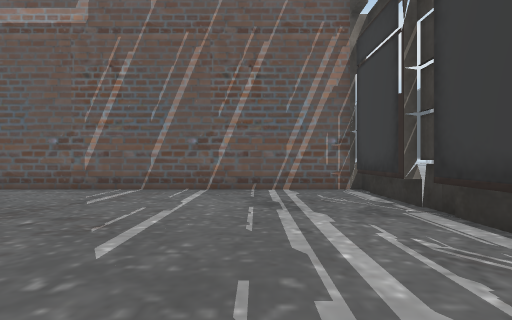
view 1 (above)

17 first-person views from a walk through a scene from a Unity 3-D project. The camera is 1.5 m above the floor, looks level and sees 80° across. The floor is counted in squares, 2 m on a side. Each view is taken from the middle of a square. On the plan, view 1 faces up. The plan holds only what a view shows up to about 10 squares ahead; the rest is blank. The place goes on beyond the plan. Some surface patterns are stand-ins.

view 2
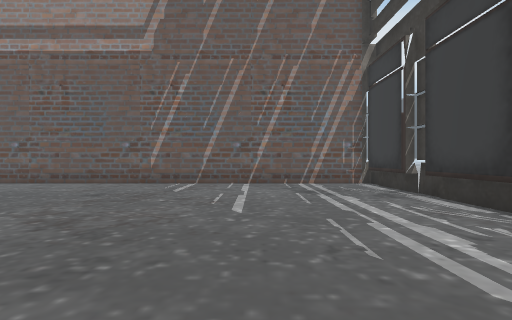

view 3
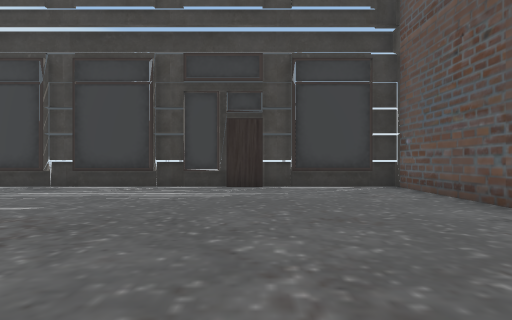

view 4
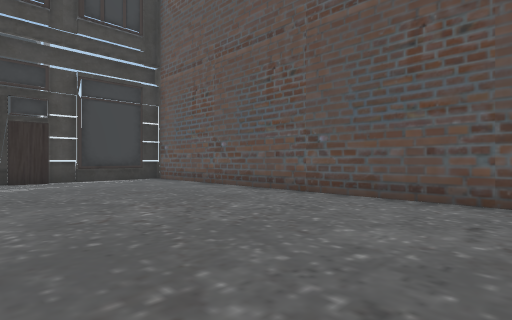

view 5
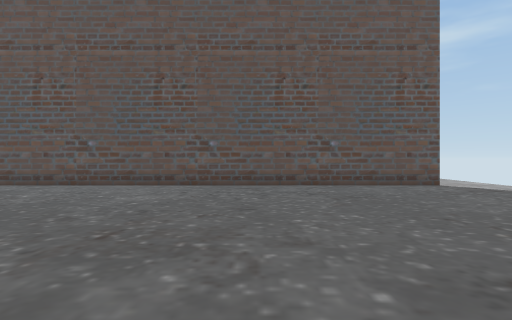

view 6
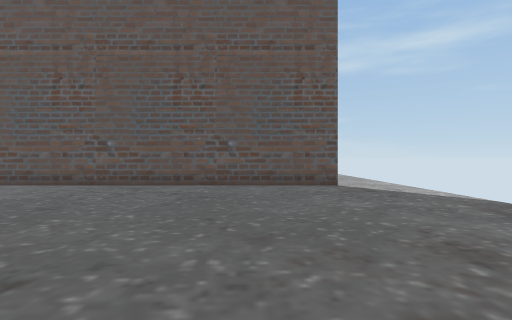

view 7
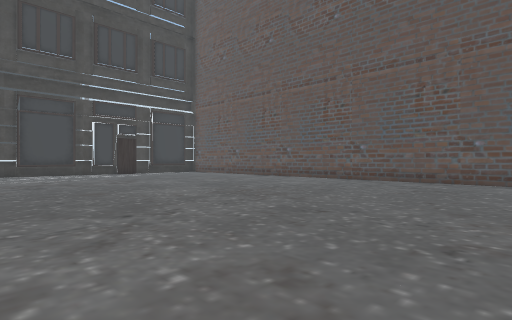

view 8
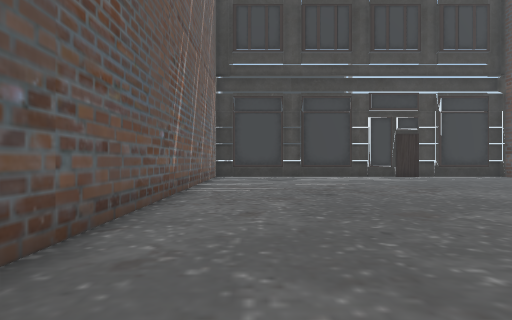

view 9
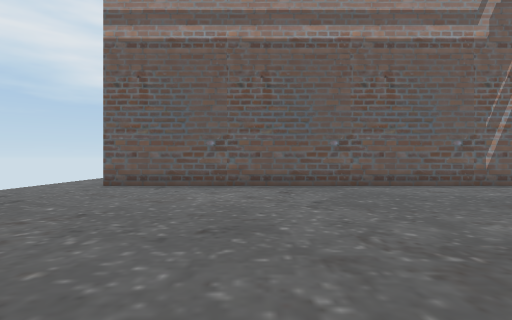

view 10
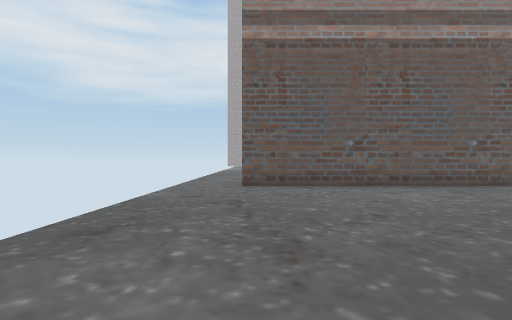

view 11
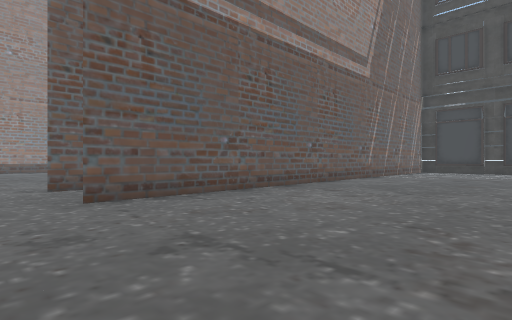

view 12
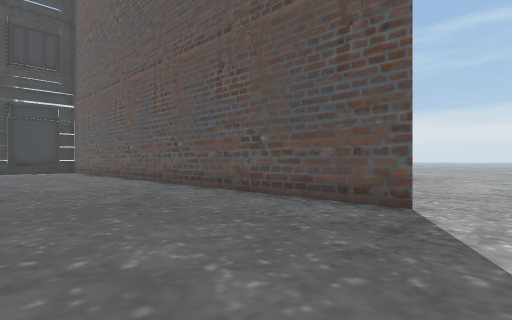

view 13
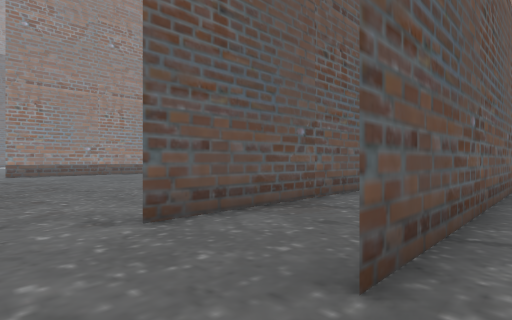

view 14
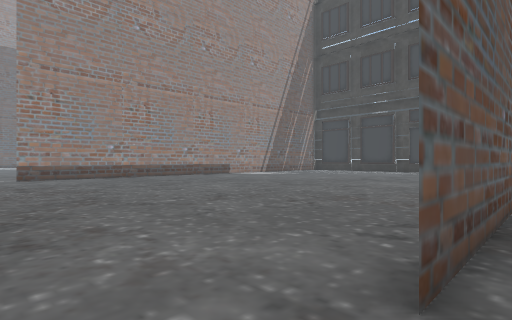

view 15
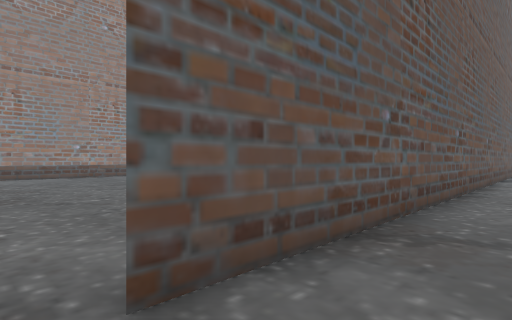

view 16
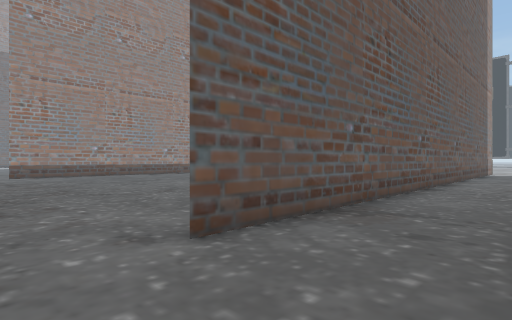

view 17
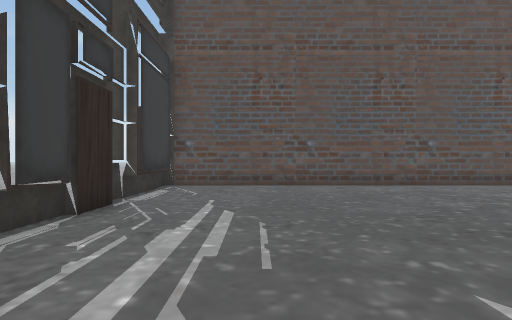

### Floor plan
Key: @ floor where view 1 was taken; # wall or solid block; . floor; = window, fence, low wall or low ledge.
Columns run from 17 left of view 1 to 4 right of it. Each row starts with its distance up from view 1.
 22  ..
 21  ...
 20  ....
 19  .....
 18  ......
 17  .......
 16  ........
 15 ..........
 14 ...........
 13 ...........
 12 .........
 11 ......
 10 ..#############
  9 ..............
  8 ..###################
  7 ....................#
  6 ....................=
  5 ....................#
  4 ....................#
  3 ....................=
  2 ....................#
  1 ....................#
  0 .................@.##
 -1 ...................##
 -2 ....................#.
 -3 ....................=.
 -4 ....................#
 -5 ..###################

Positions as (right, up) in squares from view 1, and headings:
1: (0, 0), facing up
2: (-1, -2), facing up
3: (-6, -1), facing right
4: (-9, 1), facing down-right
5: (-10, 4), facing down
6: (-13, 4), facing down
7: (-14, 6), facing down-right
8: (-11, 6), facing right
9: (-11, -1), facing up
10: (-15, -1), facing up
11: (-17, 2), facing up-right
12: (-17, 0), facing down-right
13: (-17, 7), facing up-right
14: (-17, 10), facing up-right
15: (-16, 9), facing up-right
16: (-17, 8), facing up-right
17: (0, 4), facing down
